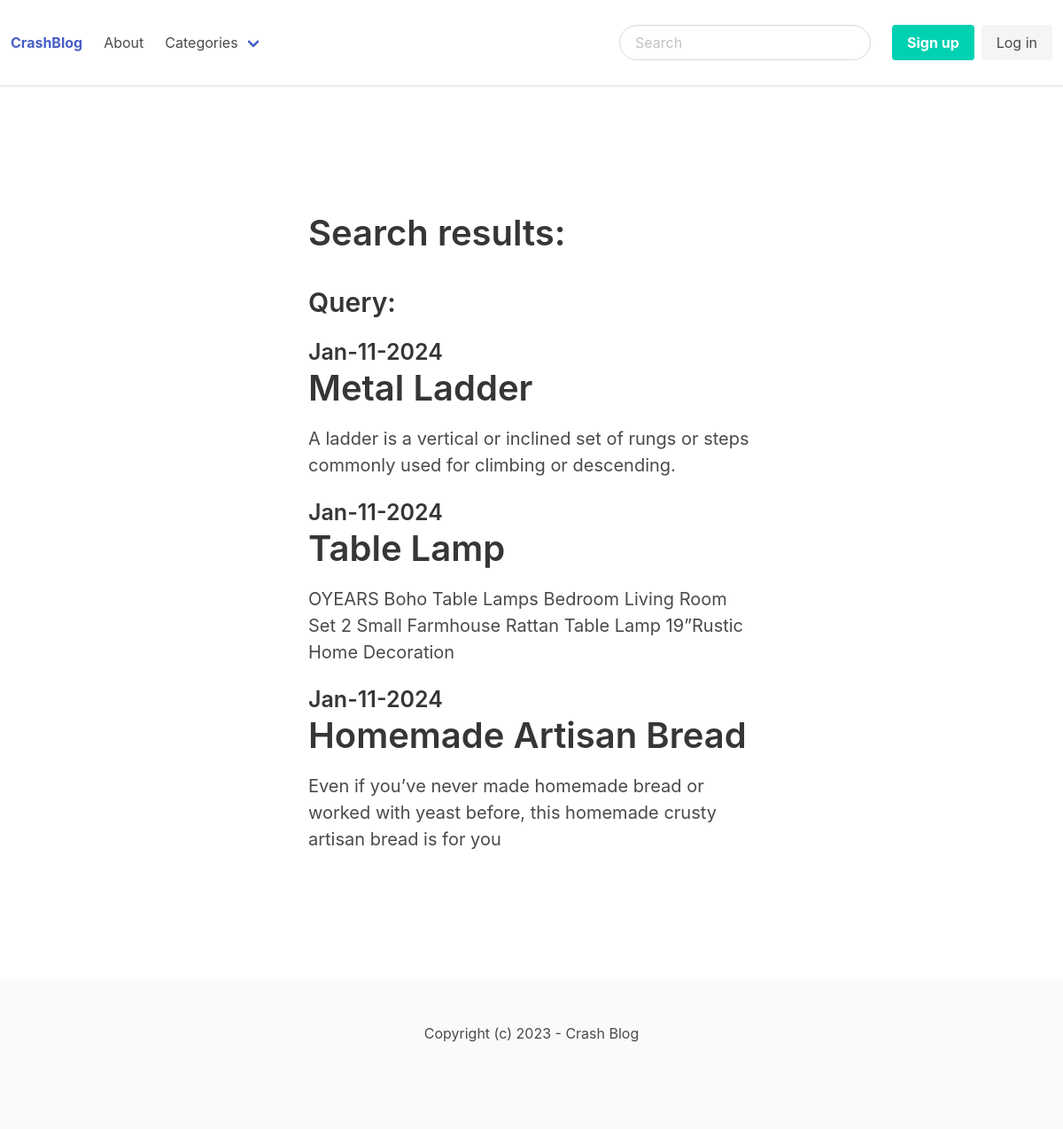
The app's page /search/ with its own data.
### blog/models.py (models this page shows, shortened)
class Post(models.Model):
    ACTIVE = 'active'
    DRAFT = 'draft'
    CHOICES_STATUS = (
        (ACTIVE, 'Active'),
        (DRAFT, 'Draft'),
    )
    category = models.ForeignKey(Category, related_name='posts', on_delete=models.CASCADE)
    title = models.CharField(max_length=255)
    slug = models.SlugField()
    intro = models.TextField()
    body = models.TextField()
    created_at = models.DateTimeField(auto_now_add=True)
    status = models.CharField(max_length = 10, choices=CHOICES_STATUS, default=ACTIVE)
    image = models.ImageField(upload_to = 'uploads/',blank=True, null=True)
    class Meta:
        ordering=('-created_at',)

### blog/views.py (the view)
# urls.py: path('search/',views.search,name='search'),
def search(request):
    query = request.GET.get('query','')
    posts = Post.objects.filter(status=Post.ACTIVE).filter(Q(title__icontains = query)
                                | Q(intro__icontains = query)
                                | Q(body__icontains = query))
    return render(request, 'blog/search.html',{
        'posts':posts,
        'query':query,
        })

### blog/templatetags/menu.py (called while the page is built)
@register.inclusion_tag('core/menu.html') # we need add the menu.html
def menu():
    categories = Category.objects.all()
    return {'categories':categories}

### blog/templates/blog/search.html (shortened to what this page needs)
{% extends 'core/base.html'%}
{% block content %}
<section class="hero">
  <div class="hero-body">
    <div class="conatiner">
      <section class="section">
        <div class="columns">
          <div class="column is-8 is-offset-2">
            <div class="content is-medium">
              <h1>Search results:</h1>
              <h3>Query: {{query}}</h3>
            </div>
            {% for post in posts %}
            <div class="content is-medium">
              <a href="{% url 'post_detail' post.category.slug post.slug %}">
                <h4 class="subtitle" is-4>{{post.created_at|date:'M-d-Y'}}</h4>
                <h1 class="title">{{post.title}}</h1>
              </a>
              <p>{{post.intro}}</p>
            </div>
            {% empty %}
            <div class="content">Nothing was found</div>
            {% endfor %}
          </div>
        </div>
      </section>
    </div>
  </div>
</section>
{% endblock %}

### records on screen
Post: created_at "Jan-11-2024", title "Metal Ladder", intro "A ladder is a vertical or inclined set of rungs or steps commonly used for climbing or descending."
Post: created_at "Jan-11-2024", title "Table Lamp", intro "OYEARS Boho Table Lamps Bedroom Living Room Set 2 Small Farmhouse Rattan Table Lamp 19”Rustic Home Decoration"
Post: created_at "Jan-11-2024", title "Homemade Artisan Bread", intro "Even if you’ve never made homemade bread or worked with yeast before, this homemade crusty artisan bread is for you"
